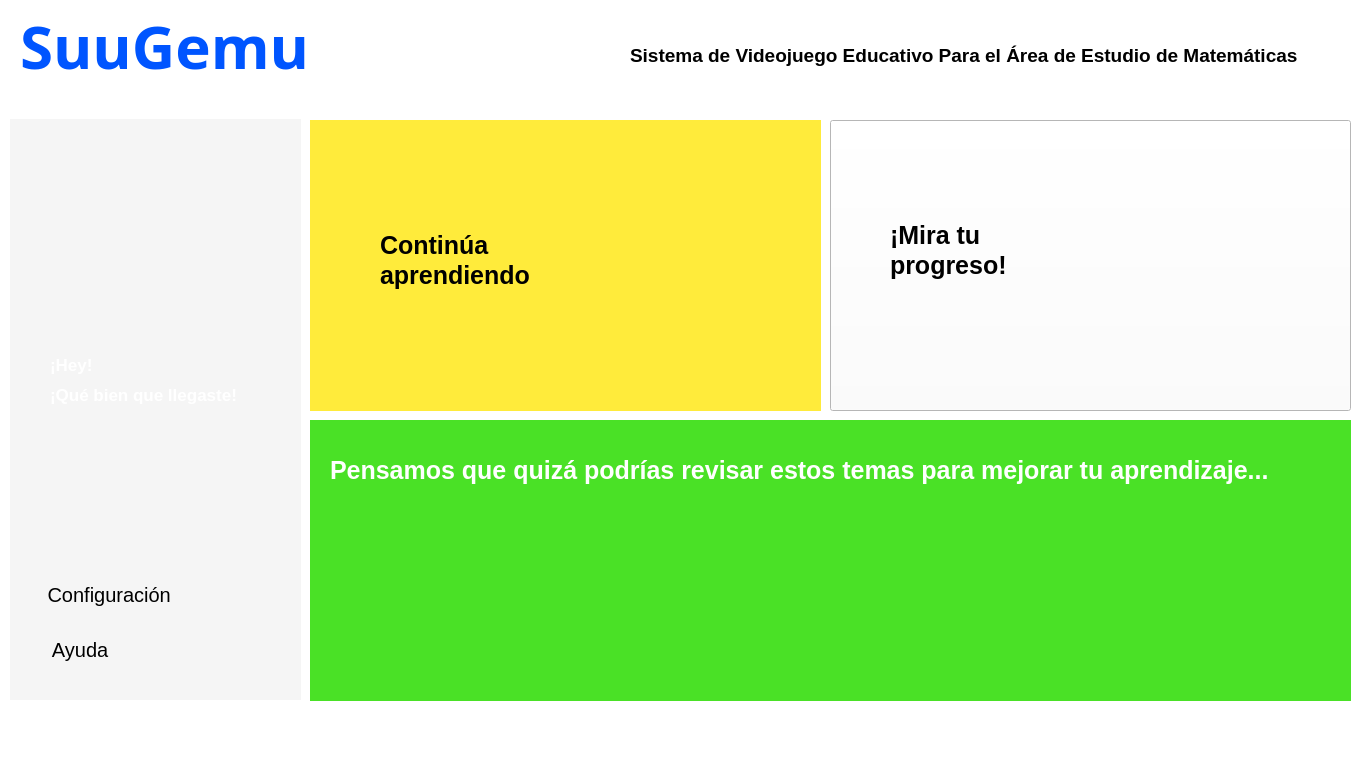
<?xml version="1.0" encoding="UTF-8"?>
<ui version="4.0">
 <class>inicio_dialog</class>
 <widget class="QDialog" name="inicio_dialog">
  <property name="geometry">
   <rect>
    <x>0</x>
    <y>0</y>
    <width>1366</width>
    <height>768</height>
   </rect>
  </property>
  <property name="maximumSize">
   <size>
    <width>16777215</width>
    <height>16777215</height>
   </size>
  </property>
  <property name="windowTitle">
   <string/>
  </property>
  <property name="windowIcon">
   <iconset resource="pics.qrc">
    <normaloff>:/images/robot.png</normaloff>:/images/robot.png</iconset>
  </property>
  <property name="layoutDirection">
   <enum>Qt::LeftToRight</enum>
  </property>
  <property name="styleSheet">
   <string notr="true">background-color: rgb(255,255,255);</string>
  </property>
  <widget class="QPushButton" name="pushButton_recommend">
   <property name="geometry">
    <rect>
     <x>310</x>
     <y>420</y>
     <width>1041</width>
     <height>281</height>
    </rect>
   </property>
   <property name="sizePolicy">
    <sizepolicy hsizetype="Expanding" vsizetype="Fixed">
     <horstretch>0</horstretch>
     <verstretch>0</verstretch>
    </sizepolicy>
   </property>
   <property name="layoutDirection">
    <enum>Qt::RightToLeft</enum>
   </property>
   <property name="styleSheet">
    <string notr="true"> background-color: #4ae126; /* Green */
  border: none;
  color: white;
  padding: 15px 32px;
  text-align: left;
  text-decoration: none;
  display: inline-block;
  font-size: 20px;
  font-weight: bold;</string>
   </property>
   <property name="text">
    <string/>
   </property>
   <property name="iconSize">
    <size>
     <width>120</width>
     <height>120</height>
    </size>
   </property>
   <property name="autoDefault">
    <bool>true</bool>
   </property>
  </widget>
  <widget class="QLabel" name="label">
   <property name="geometry">
    <rect>
     <x>330</x>
     <y>450</y>
     <width>1001</width>
     <height>41</height>
    </rect>
   </property>
   <property name="font">
    <font>
     <pointsize>-1</pointsize>
     <weight>75</weight>
     <bold>true</bold>
    </font>
   </property>
   <property name="styleSheet">
    <string notr="true">color: rgb(255,255, 255);
font-size: 25px;
 background-color: transparent;</string>
   </property>
   <property name="text">
    <string>Pensamos que quizá podrías revisar estos temas para mejorar tu aprendizaje...</string>
   </property>
  </widget>
  <widget class="QPushButton" name="pushButton_progress">
   <property name="geometry">
    <rect>
     <x>830</x>
     <y>120</y>
     <width>521</width>
     <height>291</height>
    </rect>
   </property>
   <property name="layoutDirection">
    <enum>Qt::RightToLeft</enum>
   </property>
   <property name="styleSheet">
    <string notr="true"/>
   </property>
   <property name="text">
    <string/>
   </property>
   <property name="iconSize">
    <size>
     <width>120</width>
     <height>120</height>
    </size>
   </property>
   <property name="shortcut">
    <string/>
   </property>
   <property name="checkable">
    <bool>false</bool>
   </property>
  </widget>
  <widget class="QPushButton" name="pushButton_learn">
   <property name="geometry">
    <rect>
     <x>310</x>
     <y>120</y>
     <width>511</width>
     <height>291</height>
    </rect>
   </property>
   <property name="layoutDirection">
    <enum>Qt::RightToLeft</enum>
   </property>
   <property name="styleSheet">
    <string notr="true">content: url(:/images/objetivo.png);
background-color: #ffeb3b; /*grey*/
 background-position: center;
border: yellow;
color: white;
padding: 15px 32px;
text-align: left;
text-decoration: none;
 display: inline-block;
  font-size: 20px;
  font-weight: bold;</string>
   </property>
   <property name="text">
    <string/>
   </property>
   <property name="iconSize">
    <size>
     <width>120</width>
     <height>120</height>
    </size>
   </property>
  </widget>
  <widget class="QLabel" name="label_2">
   <property name="geometry">
    <rect>
     <x>380</x>
     <y>230</y>
     <width>141</width>
     <height>31</height>
    </rect>
   </property>
   <property name="font">
    <font>
     <pointsize>-1</pointsize>
     <weight>75</weight>
     <bold>true</bold>
    </font>
   </property>
   <property name="styleSheet">
    <string notr="true">color: rgb(0, 0, 0);
font-size: 25px;
background-color: transparent; /*grey*/</string>
   </property>
   <property name="text">
    <string>Continúa</string>
   </property>
  </widget>
  <widget class="QLabel" name="label_5">
   <property name="geometry">
    <rect>
     <x>380</x>
     <y>260</y>
     <width>171</width>
     <height>31</height>
    </rect>
   </property>
   <property name="font">
    <font>
     <pointsize>-1</pointsize>
     <weight>75</weight>
     <bold>true</bold>
    </font>
   </property>
   <property name="styleSheet">
    <string notr="true">color: rgb(0, 0, 0);
font-size: 25px;
content: url(:/images/objetivo.png);
background-color: transparent; /*grey*/</string>
   </property>
   <property name="text">
    <string>aprendiendo</string>
   </property>
  </widget>
  <widget class="QLabel" name="label_3">
   <property name="geometry">
    <rect>
     <x>890</x>
     <y>220</y>
     <width>141</width>
     <height>31</height>
    </rect>
   </property>
   <property name="font">
    <font>
     <pointsize>-1</pointsize>
     <weight>75</weight>
     <bold>true</bold>
    </font>
   </property>
   <property name="styleSheet">
    <string notr="true">color: rgb(0, 0, 0);
font-size: 25px;
 background-color: transparent; /*grey*/
</string>
   </property>
   <property name="text">
    <string>¡Mira tu</string>
   </property>
  </widget>
  <widget class="QLabel" name="label_6">
   <property name="geometry">
    <rect>
     <x>890</x>
     <y>250</y>
     <width>171</width>
     <height>31</height>
    </rect>
   </property>
   <property name="font">
    <font>
     <pointsize>-1</pointsize>
     <weight>75</weight>
     <bold>true</bold>
    </font>
   </property>
   <property name="styleSheet">
    <string notr="true">color: rgb(0, 0, 0);
font-size: 25px;
 background-color: transparent; /*grey*/
</string>
   </property>
   <property name="text">
    <string>progreso!</string>
   </property>
  </widget>
  <widget class="QWidget" name="widget" native="true">
   <property name="geometry">
    <rect>
     <x>10</x>
     <y>119</y>
     <width>291</width>
     <height>581</height>
    </rect>
   </property>
   <property name="styleSheet">
    <string notr="true"> background-color: #f5f5f5; /*grey*/</string>
   </property>
   <widget class="QLabel" name="user_name">
    <property name="geometry">
     <rect>
      <x>130</x>
      <y>50</y>
      <width>121</width>
      <height>31</height>
     </rect>
    </property>
    <property name="font">
     <font>
      <pointsize>-1</pointsize>
      <weight>75</weight>
      <bold>true</bold>
     </font>
    </property>
    <property name="styleSheet">
     <string notr="true">font-size: 25px;</string>
    </property>
    <property name="text">
     <string/>
    </property>
   </widget>
   <widget class="QLabel" name="chat_box">
    <property name="geometry">
     <rect>
      <x>0</x>
      <y>180</y>
      <width>281</width>
      <height>201</height>
     </rect>
    </property>
    <property name="styleSheet">
     <string notr="true">background-color: transparent;</string>
    </property>
    <property name="text">
     <string/>
    </property>
    <property name="pixmap">
     <pixmap resource="pics.qrc">:/images/chat_box.png</pixmap>
    </property>
    <property name="scaledContents">
     <bool>true</bool>
    </property>
   </widget>
   <widget class="QLabel" name="user_icon">
    <property name="geometry">
     <rect>
      <x>10</x>
      <y>30</y>
      <width>91</width>
      <height>81</height>
     </rect>
    </property>
    <property name="styleSheet">
     <string notr="true">font-size: 25px;</string>
    </property>
    <property name="text">
     <string/>
    </property>
   </widget>
   <widget class="QLabel" name="chat_bot">
    <property name="geometry">
     <rect>
      <x>160</x>
      <y>340</y>
      <width>121</width>
      <height>111</height>
     </rect>
    </property>
    <property name="styleSheet">
     <string notr="true">background-color: transparent;</string>
    </property>
    <property name="text">
     <string/>
    </property>
    <property name="pixmap">
     <pixmap resource="pics.qrc">:/images/chatbot.png</pixmap>
    </property>
    <property name="scaledContents">
     <bool>true</bool>
    </property>
   </widget>
   <widget class="QPushButton" name="pushButton_config">
    <property name="geometry">
     <rect>
      <x>0</x>
      <y>440</y>
      <width>291</width>
      <height>71</height>
     </rect>
    </property>
    <property name="layoutDirection">
     <enum>Qt::LeftToRight</enum>
    </property>
    <property name="styleSheet">
     <string notr="true"> background-color: transparent;
  border: none;
  color: black;
  padding: 15px 32px;
  text-align: left;
  text-decoration: none;
  display: inline-block;
  font-size: 20px;
</string>
    </property>
    <property name="text">
     <string> Configuración</string>
    </property>
    <property name="icon">
     <iconset resource="pics.qrc">
      <normaloff>:/images/settings.png</normaloff>:/images/settings.png</iconset>
    </property>
    <property name="iconSize">
     <size>
      <width>32</width>
      <height>37</height>
     </size>
    </property>
    <property name="checkable">
     <bool>true</bool>
    </property>
   </widget>
   <widget class="QPushButton" name="pushButton_ayuda">
    <property name="geometry">
     <rect>
      <x>0</x>
      <y>500</y>
      <width>291</width>
      <height>61</height>
     </rect>
    </property>
    <property name="layoutDirection">
     <enum>Qt::LeftToRight</enum>
    </property>
    <property name="styleSheet">
     <string notr="true"> background-color: transparent;
  border: none;
  color: black;
  padding: 15px 32px;
  text-align: left;
  text-decoration: none;
  display: inline-block;
  font-size: 20px;
</string>
    </property>
    <property name="text">
     <string>  Ayuda</string>
    </property>
    <property name="icon">
     <iconset resource="pics.qrc">
      <normaloff>:/images/ayuda.png</normaloff>:/images/ayuda.png</iconset>
    </property>
    <property name="iconSize">
     <size>
      <width>30</width>
      <height>34</height>
     </size>
    </property>
   </widget>
   <widget class="QLabel" name="label_12">
    <property name="geometry">
     <rect>
      <x>40</x>
      <y>230</y>
      <width>181</width>
      <height>31</height>
     </rect>
    </property>
    <property name="font">
     <font>
      <pointsize>13</pointsize>
      <weight>75</weight>
      <bold>true</bold>
     </font>
    </property>
    <property name="styleSheet">
     <string notr="true">background-color: transparent;
color: rgb(255, 255, 255);</string>
    </property>
    <property name="text">
     <string>¡Hey!</string>
    </property>
   </widget>
   <widget class="QLabel" name="label_13">
    <property name="geometry">
     <rect>
      <x>40</x>
      <y>260</y>
      <width>211</width>
      <height>31</height>
     </rect>
    </property>
    <property name="font">
     <font>
      <pointsize>13</pointsize>
      <weight>75</weight>
      <bold>true</bold>
     </font>
    </property>
    <property name="styleSheet">
     <string notr="true">background-color: transparent;
color: rgb(255, 255, 255);</string>
    </property>
    <property name="text">
     <string>¡Qué bien que llegaste!</string>
    </property>
   </widget>
  </widget>
  <widget class="QLabel" name="label_7">
   <property name="geometry">
    <rect>
     <x>610</x>
     <y>200</y>
     <width>131</width>
     <height>121</height>
    </rect>
   </property>
   <property name="styleSheet">
    <string notr="true">background-color: transparent;</string>
   </property>
   <property name="text">
    <string/>
   </property>
   <property name="pixmap">
    <pixmap resource="pics.qrc">:/images/objetivo.png</pixmap>
   </property>
   <property name="scaledContents">
    <bool>true</bool>
   </property>
  </widget>
  <widget class="QLabel" name="label_8">
   <property name="geometry">
    <rect>
     <x>1120</x>
     <y>210</y>
     <width>151</width>
     <height>151</height>
    </rect>
   </property>
   <property name="styleSheet">
    <string notr="true">
 background-color: transparent; /*grey*/

</string>
   </property>
   <property name="text">
    <string/>
   </property>
   <property name="pixmap">
    <pixmap resource="pics.qrc">:/images/grafico_de_barras.png</pixmap>
   </property>
   <property name="scaledContents">
    <bool>true</bool>
   </property>
  </widget>
  <widget class="QLabel" name="label_9">
   <property name="geometry">
    <rect>
     <x>940</x>
     <y>550</y>
     <width>151</width>
     <height>151</height>
    </rect>
   </property>
   <property name="styleSheet">
    <string notr="true"> background-color:transparent</string>
   </property>
   <property name="text">
    <string/>
   </property>
   <property name="pixmap">
    <pixmap resource="pics.qrc">:/images/abaco.png</pixmap>
   </property>
   <property name="scaledContents">
    <bool>true</bool>
   </property>
  </widget>
  <widget class="QLabel" name="label_4">
   <property name="geometry">
    <rect>
     <x>20</x>
     <y>0</y>
     <width>391</width>
     <height>91</height>
    </rect>
   </property>
   <property name="font">
    <font>
     <family>Arial Black</family>
     <pointsize>45</pointsize>
     <weight>75</weight>
     <bold>true</bold>
    </font>
   </property>
   <property name="styleSheet">
    <string notr="true">color: rgb(0, 85, 255);</string>
   </property>
   <property name="text">
    <string>SuuGemu</string>
   </property>
  </widget>
  <widget class="QLabel" name="label_10">
   <property name="geometry">
    <rect>
     <x>340</x>
     <y>10</y>
     <width>51</width>
     <height>61</height>
    </rect>
   </property>
   <property name="styleSheet">
    <string notr="true">background-color: transparent;
</string>
   </property>
   <property name="text">
    <string/>
   </property>
   <property name="pixmap">
    <pixmap resource="pics.qrc">:/images/robot.png</pixmap>
   </property>
   <property name="scaledContents">
    <bool>true</bool>
   </property>
  </widget>
  <widget class="QLabel" name="label_11">
   <property name="geometry">
    <rect>
     <x>630</x>
     <y>40</y>
     <width>941</width>
     <height>31</height>
    </rect>
   </property>
   <property name="font">
    <font>
     <pointsize>14</pointsize>
     <weight>75</weight>
     <italic>false</italic>
     <bold>true</bold>
     <strikeout>false</strikeout>
     <kerning>true</kerning>
    </font>
   </property>
   <property name="text">
    <string>Sistema de Videojuego Educativo Para el Área de Estudio de Matemáticas</string>
   </property>
  </widget>
 </widget>
 <resources>
  <include location="pics.qrc"/>
 </resources>
 <connections/>
</ui>
